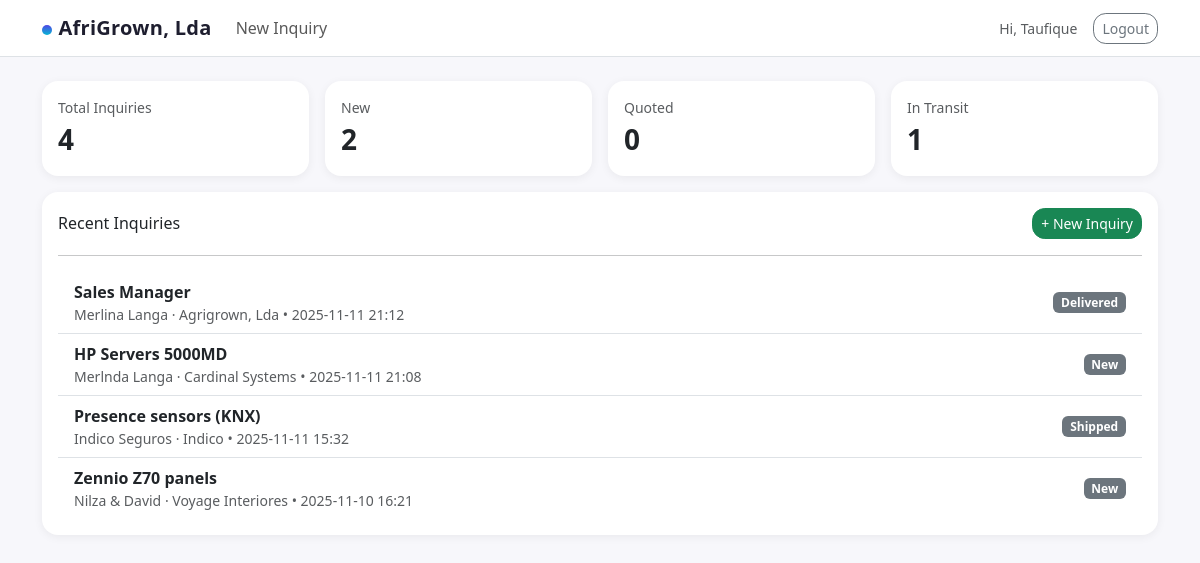
The page / (signed in) on the database its author committed.
### app.py (models this page shows, shortened)
class User(UserMixin, db.Model):
    __tablename__ = "users_afrigrown"
    id = db.Column(db.Integer, primary_key=True)
    email = db.Column(db.String(255), unique=True, nullable=False)
    name = db.Column(db.String(120), nullable=False, default="User")
    password_hash = db.Column(db.String(255), nullable=False)
    is_admin = db.Column(db.Boolean, default=False)

class Inquiry(db.Model):
    __tablename__ = "inquiries_afrigrown"
    id = db.Column(db.Integer, primary_key=True)
    title = db.Column(db.String(160), nullable=False)
    description = db.Column(db.Text)
    priority = db.Column(db.String(20), default="Normal")   # Low, Normal, High, Urgent
    status = db.Column(db.String(30), default="New")        # New, Quoted, Ordered, Shipped, Delivered, Closed, Lost
    budget = db.Column(db.Float)
    currency = db.Column(db.String(12), default="MZN")
    expected_delivery = db.Column(db.Date)
    client_id = db.Column(db.Integer, db.ForeignKey("clients_afrigrown.id"), nullable=False)
    created_by = db.Column(db.Integer, db.ForeignKey("users_afrigrown.id"))
    created_at = db.Column(db.DateTime, default=datetime.utcnow)
    updated_at = db.Column(db.DateTime, default=datetime.utcnow, onupdate=datetime.utcnow)
    client = db.relationship("Client", back_populates="inquiries")
    items = db.relationship("InquiryItem", back_populates="inquiry", cascade="all, delete-orphan", lazy=True)
    events = db.relationship("StatusEvent", back_populates="inquiry", cascade="all, delete-orphan", lazy=True)

class Client(db.Model):
    __tablename__ = "clients_afrigrown"
    id = db.Column(db.Integer, primary_key=True)
    name = db.Column(db.String(120), nullable=False)
    company = db.Column(db.String(120))
    email = db.Column(db.String(255))
    phone = db.Column(db.String(50))
    notes = db.Column(db.Text)
    created_at = db.Column(db.DateTime, default=datetime.utcnow)
    inquiries = db.relationship("Inquiry", back_populates="client", lazy=True)

### app.py (the view)
@app.route("/")
@login_required
def index():
    stats = {
        "total": Inquiry.query.count(),
        "new": Inquiry.query.filter_by(status="New").count(),
        "quoted": Inquiry.query.filter_by(status="Quoted").count(),
        "shipped": Inquiry.query.filter_by(status="Shipped").count(),
    }
    recent = Inquiry.query.order_by(Inquiry.updated_at.desc()).limit(10).all()
    return render_template("index.html", stats=stats, recent=recent)

### app.py (called while the page is built)
@login_manager.user_loader
def load_user(user_id):
    return User.query.get(int(user_id))

@app.context_processor
def inject_globals():
    return {
        "now": datetime.now,   # or datetime.utcnow if you prefer UTC
        "brand": "AfriGrown",  # optional helper you can use in templates
    }

### templates/index.html (shortened to what this page needs)
{% extends 'base.html' %}
{% block content %}
<div class="row g-3">
  <div class="col-6 col-md-3">
    <div class="card p-3">
      <div class="text-muted small">Total Inquiries</div>
      <div class="fs-3 fw-bold">{{ stats.total }}</div>
    </div>
  </div>
  <div class="col-6 col-md-3">
    <div class="card p-3">
      <div class="text-muted small">New</div>
      <div class="fs-3 fw-bold">{{ stats.new }}</div>
    </div>
  </div>
  <div class="col-6 col-md-3">
    <div class="card p-3">
      <div class="text-muted small">Quoted</div>
      <div class="fs-3 fw-bold">{{ stats.quoted }}</div>
    </div>
  </div>
  <div class="col-6 col-md-3">
    <div class="card p-3">
      <div class="text-muted small">In Transit</div>
      <div class="fs-3 fw-bold">{{ stats.shipped }}</div>
    </div>
  </div>
</div>
<div class="card p-3 mt-3">
  <div class="d-flex justify-content-between align-items-center">
    <h6 class="mb-0">Recent Inquiries</h6>
    <a class="btn btn-sm btn-success" href="{{ url_for('new_inquiry') }}">+ New Inquiry</a>
  </div>
  <hr>
  <div class="list-group list-group-flush">
    {% for inq in recent %}
      <a href="{{ url_for('inquiry_detail', inquiry_id=inq.id) }}"
         class="list-group-item list-group-item-action d-flex justify-content-between align-items-start">
        <div class="me-3">
          <div class="fw-semibold">{{ inq.title }}</div>
          <div class="small text-muted">
            {{ inq.client.name }}{% if inq.client.company %} · {{ inq.client.company }}{% endif %}
            • {{ inq.updated_at.strftime('%Y-%m-%d %H:%M') }}
          </div>
        </div>
        <span class="badge text-bg-secondary align-self-center">{{ inq.status }}</span>
      </a>
    {% else %}
      <div class="list-group-item text-muted">No inquiries yet.</div>
    {% endfor %}
  </div>
</div>
{% endblock %}

### templates/base.html (shortened to what this page needs)
<!doctype html>
<html lang="en">
  <head>
    <link href="https://cdn.jsdelivr.net/npm/bootstrap@5.3.3/dist/css/bootstrap.min.css" rel="stylesheet">
    <link href="{{ url_for('static', filename='login.css') }}" rel="stylesheet">
  </head>
  <body>
    <nav class="navbar navbar-expand-lg bg-white sticky-top border-bottom">
      <div class="container">
        <a class="navbar-brand" href="{{ url_for('index') }}">
          <span class="brand-dot"></span>AfriGrown, Lda
        </a>
        <div class="collapse navbar-collapse" id="nav">
          <ul class="navbar-nav me-auto mb-2 mb-lg-0">
            {% if current_user.is_authenticated %}
              <li class="nav-item">
                <a class="nav-link" href="{{ url_for('new_inquiry') }}">New Inquiry</a>
              </li>
            {% endif %}
          </ul>
          {% if current_user.is_authenticated %}
            <span class="me-3 small text-muted">Hi, {{ current_user.name }}</span>
            <a class="btn btn-outline-secondary btn-sm" href="{{ url_for('logout') }}">Logout</a>
          {% else %}
            <a class="btn btn-primary btn-sm" href="{{ url_for('login') }}">Login</a>
          {% endif %}
        </div>
      </div>
    </nav>
    <div class="container my-4">
      {% block content %}{% endblock %}
    </div>
  </body>
</html>

### static/login.css (style rules this page uses)
.brand-dot { width: 10px; height: 10px; border-radius: 999px; display: inline-block; margin-right: .4rem; background: linear-gradient(180deg, #4f46e5, #06b6d4); }

### templates/base.html (style rules this page uses)
body { background: #f7f7fb; }
.card { border: 0; box-shadow: 0 2px 10px rgba(0,0,0,0.06); border-radius: 1rem; }
.navbar-brand { font-weight: 800; letter-spacing: .3px; color: #1e1e2f; }
.btn { border-radius: .8rem; }

### rows shown on the page
User: name "Taufique"
Inquiry: title "Sales Manager", client.name "Merlina Langa", client.company "Agrigrown, Lda", updated_at "2025-11-11 21:12", status "Delivered"
Inquiry: title "HP Servers 5000MD", client.name "Merlnda Langa", client.company "Cardinal Systems", updated_at "2025-11-11 21:08", status "New"
Inquiry: title "Presence sensors (KNX)", client.name "Indico Seguros", client.company "Indico", updated_at "2025-11-11 15:32", status "Shipped"
Inquiry: title "Zennio Z70 panels", client.name "Nilza & David", client.company "Voyage Interiores", updated_at "2025-11-10 16:21", status "New"

### other values the page prints
{{ stats.total }} "4"
{{ stats.new }} "2"
{{ stats.quoted }} "0"
{{ stats.shipped }} "1"
